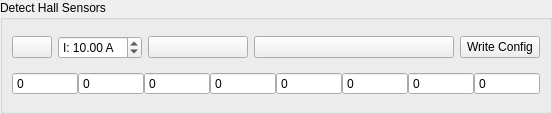
<?xml version="1.0" encoding="UTF-8"?>
<ui version="4.0">
 <class>DetectFocHall</class>
 <widget class="QWidget" name="DetectFocHall">
  <property name="geometry">
   <rect>
    <x>0</x>
    <y>0</y>
    <width>456</width>
    <height>114</height>
   </rect>
  </property>
  <property name="windowTitle">
   <string>Form</string>
  </property>
  <layout class="QVBoxLayout" name="verticalLayout">
   <property name="leftMargin">
    <number>0</number>
   </property>
   <property name="topMargin">
    <number>0</number>
   </property>
   <property name="rightMargin">
    <number>0</number>
   </property>
   <property name="bottomMargin">
    <number>0</number>
   </property>
   <item>
    <widget class="QGroupBox" name="groupBox">
     <property name="title">
      <string>Detect Hall Sensors</string>
     </property>
     <layout class="QVBoxLayout" name="verticalLayout_2">
      <item>
       <layout class="QHBoxLayout" name="horizontalLayout_2">
        <item>
         <widget class="QPushButton" name="helpButton">
          <property name="sizePolicy">
           <sizepolicy hsizetype="Fixed" vsizetype="Fixed">
            <horstretch>0</horstretch>
            <verstretch>0</verstretch>
           </sizepolicy>
          </property>
          <property name="toolTip">
           <string>Show help</string>
          </property>
          <property name="text">
           <string/>
          </property>
         </widget>
        </item>
        <item>
         <widget class="QDoubleSpinBox" name="currentBox">
          <property name="toolTip">
           <string>Open loop current to turn the motor with</string>
          </property>
          <property name="prefix">
           <string>I: </string>
          </property>
          <property name="suffix">
           <string> A</string>
          </property>
          <property name="maximum">
           <double>300.000000000000000</double>
          </property>
          <property name="value">
           <double>10.000000000000000</double>
          </property>
         </widget>
        </item>
        <item>
         <widget class="QPushButton" name="startButton">
          <property name="sizePolicy">
           <sizepolicy hsizetype="Fixed" vsizetype="Fixed">
            <horstretch>0</horstretch>
            <verstretch>0</verstretch>
           </sizepolicy>
          </property>
          <property name="minimumSize">
            <size>
              <width>100</width>
              <height>0</height>
            </size>
          </property>
          <property name="toolTip">
           <string>Start detection</string>
          </property>
          <property name="text">
           <string/>
          </property>
         </widget>
        </item>
        <item>
         <widget class="QPushButton" name="applyButton">
          <property name="sizePolicy">
           <sizepolicy hsizetype="Fixed" vsizetype="Fixed">
            <horstretch>0</horstretch>
            <verstretch>0</verstretch>
           </sizepolicy>
          </property>
          <property name="minimumSize">
            <size>
              <width>200</width>
              <height>0</height>
            </size>
          </property>
          <property name="toolTip">
           <string>Apply detection result</string>
          </property>
          <property name="text">
           <string/>
          </property>
          <property name="iconSize">
           <size>
            <width>45</width>
            <height>16</height>
           </size>
          </property>
         </widget>
        </item>
        <item>
         <widget class="QPushButton" name="writeConfigButton">
          <property name="sizePolicy">
           <sizepolicy hsizetype="Minimum" vsizetype="Fixed">
            <horstretch>0</horstretch>
            <verstretch>0</verstretch>
           </sizepolicy>
          </property>
          <property name="text">
           <string>Write Config</string>
          </property>
          <property name="icon">
           <iconset resource="../res.qrc">
            <normaloff>:/res/icons/Download-96.png</normaloff>:/res/icons/Download-96.png</iconset>
          </property>
         </widget>
        </item>
       </layout>
      </item>
      <item>
       <layout class="QHBoxLayout" name="horizontalLayout">
        <property name="spacing">
         <number>0</number>
        </property>
        <item>
         <widget class="QSpinBox" name="hall0Box">
          <property name="toolTip">
           <string>Hall table 0 position (0 - 200, 255 = not used)</string>
          </property>
          <property name="readOnly">
           <bool>true</bool>
          </property>
          <property name="buttonSymbols">
           <enum>QAbstractSpinBox::NoButtons</enum>
          </property>
          <property name="maximum">
           <number>255</number>
          </property>
         </widget>
        </item>
        <item>
         <widget class="QSpinBox" name="hall1Box">
          <property name="toolTip">
           <string>Hall table 1 position (0 - 200, 255 = not used)</string>
          </property>
          <property name="readOnly">
           <bool>true</bool>
          </property>
          <property name="buttonSymbols">
           <enum>QAbstractSpinBox::NoButtons</enum>
          </property>
          <property name="maximum">
           <number>255</number>
          </property>
         </widget>
        </item>
        <item>
         <widget class="QSpinBox" name="hall2Box">
          <property name="toolTip">
           <string>Hall table 2 position (0 - 200, 255 = not used)</string>
          </property>
          <property name="readOnly">
           <bool>true</bool>
          </property>
          <property name="buttonSymbols">
           <enum>QAbstractSpinBox::NoButtons</enum>
          </property>
          <property name="maximum">
           <number>255</number>
          </property>
         </widget>
        </item>
        <item>
         <widget class="QSpinBox" name="hall3Box">
          <property name="toolTip">
           <string>Hall table 3 position (0 - 200, 255 = not used)</string>
          </property>
          <property name="readOnly">
           <bool>true</bool>
          </property>
          <property name="buttonSymbols">
           <enum>QAbstractSpinBox::NoButtons</enum>
          </property>
          <property name="maximum">
           <number>255</number>
          </property>
         </widget>
        </item>
        <item>
         <widget class="QSpinBox" name="hall4Box">
          <property name="toolTip">
           <string>Hall table 4 position (0 - 200, 255 = not used)</string>
          </property>
          <property name="readOnly">
           <bool>true</bool>
          </property>
          <property name="buttonSymbols">
           <enum>QAbstractSpinBox::NoButtons</enum>
          </property>
          <property name="maximum">
           <number>255</number>
          </property>
         </widget>
        </item>
        <item>
         <widget class="QSpinBox" name="hall5Box">
          <property name="toolTip">
           <string>Hall table 5 position (0 - 200, 255 = not used)</string>
          </property>
          <property name="readOnly">
           <bool>true</bool>
          </property>
          <property name="buttonSymbols">
           <enum>QAbstractSpinBox::NoButtons</enum>
          </property>
          <property name="maximum">
           <number>255</number>
          </property>
         </widget>
        </item>
        <item>
         <widget class="QSpinBox" name="hall6Box">
          <property name="toolTip">
           <string>Hall table 6 position (0 - 200, 255 = not used)</string>
          </property>
          <property name="readOnly">
           <bool>true</bool>
          </property>
          <property name="buttonSymbols">
           <enum>QAbstractSpinBox::NoButtons</enum>
          </property>
          <property name="maximum">
           <number>255</number>
          </property>
         </widget>
        </item>
        <item>
         <widget class="QSpinBox" name="hall7Box">
          <property name="toolTip">
           <string>Hall table 7 position (0 - 200, 255 = not used)</string>
          </property>
          <property name="readOnly">
           <bool>true</bool>
          </property>
          <property name="buttonSymbols">
           <enum>QAbstractSpinBox::NoButtons</enum>
          </property>
          <property name="maximum">
           <number>255</number>
          </property>
         </widget>
        </item>
       </layout>
      </item>
     </layout>
    </widget>
   </item>
  </layout>
 </widget>
 <resources/>
 <connections/>
</ui>
